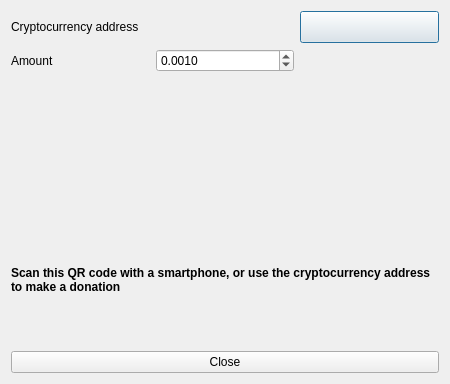
<?xml version="1.0" encoding="UTF-8"?>
<ui version="4.0">
 <class>DonateCrypdoDialog</class>
 <widget class="QDialog" name="DonateCrypdoDialog">
  <property name="geometry">
   <rect>
    <x>0</x>
    <y>0</y>
    <width>450</width>
    <height>384</height>
   </rect>
  </property>
  <property name="windowTitle">
   <string>Dialog</string>
  </property>
  <layout class="QGridLayout" name="gridLayout_2">
   <property name="verticalSpacing">
    <number>6</number>
   </property>
   <item row="0" column="0">
    <layout class="QGridLayout" name="gridLayout">
     <item row="0" column="1">
      <widget class="QLabel" name="cryptoAddress">
       <property name="text">
        <string/>
       </property>
       <property name="textInteractionFlags">
        <set>Qt::LinksAccessibleByMouse|Qt::TextSelectableByMouse</set>
       </property>
      </widget>
     </item>
     <item row="1" column="1">
      <widget class="QDoubleSpinBox" name="amount">
       <property name="decimals">
        <number>4</number>
       </property>
       <property name="minimum">
        <double>0.000500000000000</double>
       </property>
       <property name="maximum">
        <double>2.000000000000000</double>
       </property>
       <property name="singleStep">
        <double>0.001000000000000</double>
       </property>
       <property name="value">
        <double>0.001000000000000</double>
       </property>
      </widget>
     </item>
     <item row="1" column="0">
      <widget class="QLabel" name="label_2">
       <property name="text">
        <string>Amount</string>
       </property>
      </widget>
     </item>
     <item row="0" column="0">
      <widget class="QLabel" name="ccTypeLabel">
       <property name="text">
        <string>Cryptocurrency address</string>
       </property>
      </widget>
     </item>
     <item row="0" column="2">
      <widget class="QPushButton" name="copyAddress">
       <property name="minimumSize">
        <size>
         <width>32</width>
         <height>32</height>
        </size>
       </property>
       <property name="toolTip">
        <string>&lt;html&gt;&lt;head/&gt;&lt;body&gt;&lt;p&gt;Copy the address to the clipboard&lt;/p&gt;&lt;/body&gt;&lt;/html&gt;</string>
       </property>
       <property name="text">
        <string/>
       </property>
       <property name="icon">
        <iconset resource="../galacteek.qrc">
         <normaloff>:/share/icons/clipboard.png</normaloff>:/share/icons/clipboard.png</iconset>
       </property>
      </widget>
     </item>
    </layout>
   </item>
   <item row="1" column="0" alignment="Qt::AlignHCenter">
    <widget class="QLabel" name="qrCode">
     <property name="text">
      <string/>
     </property>
    </widget>
   </item>
   <item row="4" column="0">
    <widget class="QPushButton" name="closeButton">
     <property name="text">
      <string>Close</string>
     </property>
    </widget>
   </item>
   <item row="3" column="0">
    <widget class="QLabel" name="label">
     <property name="text">
      <string>&lt;html&gt;&lt;head/&gt;&lt;body&gt;&lt;p&gt;&lt;span style=&quot; font-weight:600;&quot;&gt;Scan this QR code with a smartphone, or use the cryptocurrency address to make a donation&lt;/span&gt;&lt;/p&gt;&lt;/body&gt;&lt;/html&gt;</string>
     </property>
     <property name="scaledContents">
      <bool>false</bool>
     </property>
     <property name="wordWrap">
      <bool>true</bool>
     </property>
    </widget>
   </item>
  </layout>
 </widget>
 <resources>
  <include location="../galacteek.qrc"/>
 </resources>
 <connections/>
</ui>
